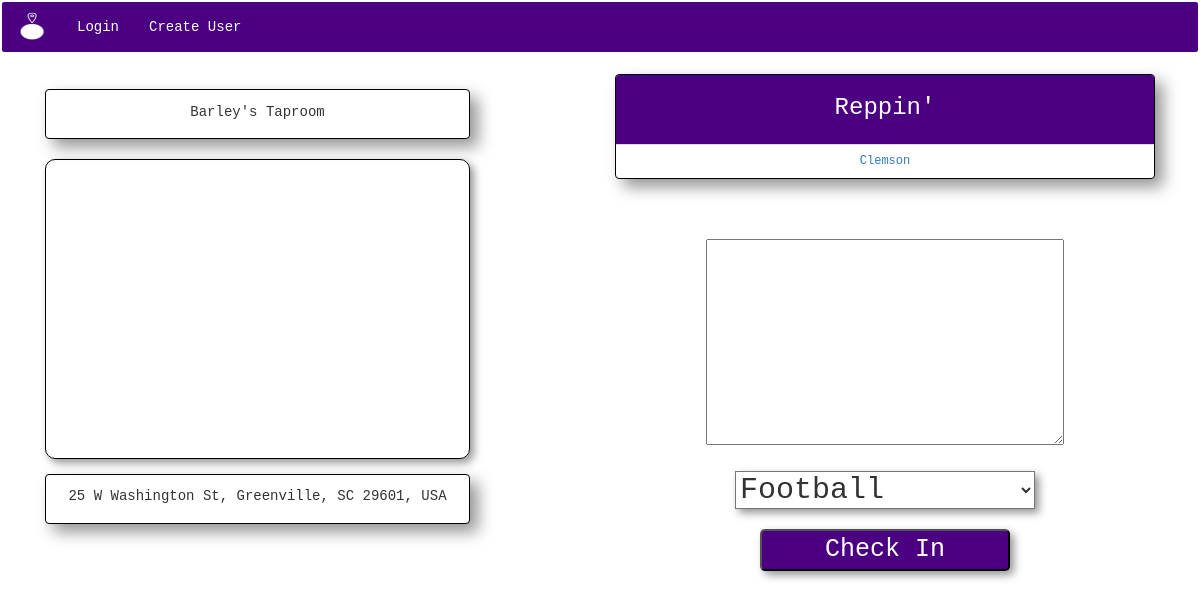
/basketball_location/1/checkins/, run on the app's committed database.
### app/models.py (models this page shows, shortened)
class Location(models.Model):
    location_name = models.CharField(max_length=50, null=True, blank=True)
    location_city = models.CharField(max_length=50, null=True, blank=True)
    location_address = models.CharField(max_length=50, null=True, blank=True)
    location_zip = models.CharField(max_length=10, null=True, blank=True)
    geolocation = GeopositionField(null=True, blank=True)
    class Meta:
        ordering = ["location_name"]

class BasketballTeam(models.Model):
    school = models.CharField(max_length=30)
    name = models.CharField(max_length=30)
    class Meta:
        ordering = ["school"]

### app/views.py (the view, shortened to what this page needs)
# urls.py: url(r'^basketball_location/(?P<pk>\d+)/checkins/$', BasketballCheckInListView.as_view(), name='basketball_checkin_list_view'),
class BasketballCheckInListView(CreateView):
    model = CheckIn
    form_class = DebateForm
    second_form_class = CheckInForm
    template_name= "app/basketball_checkin_list.html"
    success_url = reverse_lazy("basketball_checkin_list_view")
    GEOPOSITION_GOOGLE_MAPS_API_KEY = os.environ["maps_key"]
    def get_context_data(self, **kwargs):
        teams_list = []
        users_list = []
        context = super().get_context_data(**kwargs)
        location = self.kwargs.get('pk', None)
        teams = BasketballTeam.objects.filter(pk__in=set(self.get_queryset().values_list("checkin_user__profile__basketball", flat=True)))
        users_pk = self.get_queryset().values_list("checkin_user__pk", flat=True).distinct()
        context["teams"] = BasketballTeam.objects.filter(pk__in=set(self.get_queryset().values_list("checkin_user__profile__basketball", flat=True)))
        context["users_pk"] = self.get_queryset().values_list("checkin_user__pk", flat=True)
        context["location"] = Location.objects.get(id=location)
        context["debates"] = Debate.objects.filter(debate_location_id=location)
        context["object_list"] = self.get_queryset()
        context['debateform'] = self.form_class()
        context['checkinform'] = self.second_form_class()
        context["key"] = GEOPOSITION_GOOGLE_MAPS_API_KEY
        return context
    def get_queryset(self):
        location = self.kwargs.get('pk', None)
        return CheckIn.objects.filter(checkin_location_id=location)

### app/models.py
class DebateForm(ModelForm):
    class Meta:
        model = Debate
        fields = ["debate_body"]

class CheckInForm(ModelForm):
    class Meta:
        model = CheckIn
        fields = ["checkin_body", "checkin_type"]

### app/models.py (called while the page is built)
    def __str__(self):
        return self.school

### templates/app/basketball_checkin_list.html (shortened to what this page needs)
{% extends "base.html" %}
{% block content %}
<body>
<div class="col-md-6">
  <div class="center-column">
    <div id="locationname" class="panel panel-default">
      <div class="panel-body">
        {{ location.location_name }} <br><br>
      </div>
    </div>
  </div>
  <div id="map-canvas"></div>
  <div class="center-column">
    <div id="address" class="panel panel-default">
      <div class="panel-body">
        {{ location.location_address }} <br><br>
      </div>
    </div>
  </div>
</div>
<div class="col-md-6">
  <div class="center">
    <div class="panel panel-default">
      <div class="panel-heading">
        <h3>Reppin'</h3>
      </div>
      <ul class="list-group">
      {% for team in teams %}
      <li id="nobottom" class="list-group-item"><a href="{% url 'football_checkin_details_list_view' location.pk %}?team={{ team.school }}"><h6>{{ team.school }}</h6></a></li>
      {% endfor %}
      </ul>
  </div>
</div>
<br><br>
<div class="center">
<form class="" action="" method="post">
  {{ checkinform.checkin_body }} <br><br>
  {{ checkinform.checkin_type }} <br><br>
  <input class="button" type="submit" name="checkinform" value="Check In">
  </div>
</div>
</body>
{% endblock %}

### app/static/app/css/app.css (style rules this page uses)
html, body { min-height : 100%; font-family: courier; background-image: url("https://s3-us-west-2.amazonaws.com/fanatik/app/sportsfans2.png"), url("https://s3-us-west-2.amazonaws.com/fanatik/app/map_background.png"); background-repeat: no-repeat, repeat; background-position: center bottom, 200% 100%; background-size: 100% auto, 100% auto; background-attachment: fixed; }
#locationname { height: 50px; width: 425px; line-height: 15px; text-align: center; }
#address { height: 50px; width: 425px; line-height: 12px; text-align: center; }
.center { text-align: center; }
input[type="submit"] { width: 250px; font-size: 25px; }
.button { border-radius: 5px; background-color: indigo; color: white; box-shadow: 4px 4px 8px rgba(0, 0, 0, 0.42); }
form { margin: 500; }
.panel .panel-heading { background-color: indigo; color: white; height: 70px; padding-top: 0.1px; text-align: center; }
.panel.panel-default { box-shadow: 8px 8px 16px rgba(0, 0, 0, 0.42); border: 1px solid black; }
.list-group-item { position: relative; padding: 0px 10px; line-height: 2em; border: 1px solid black; font-size: 15px; vertical-align: text-top; }
#map-canvas { border-radius: 10px; border: 1px solid black; box-shadow: 4px 4px 8px rgba(0, 0, 0, 0.42); }
#id_checkin_type { -webkit-appearance: menulist-button; width: 300px; font-size: 30px; box-shadow: 4px 4px 8px rgba(0, 0, 0, 0.42); background-color: white; }
.center-column { display: block; margin: 15px auto; }

### templates/app/basketball_checkin_list.html (style rules this page uses)
#map-canvas { height: 300px; width: 425px; }

### data on the page
Location: location_name "Barley's Taproom", location_address "25 W Washington St, Greenville, SC 29601, USA"
BasketballTeam: school "Clemson"
